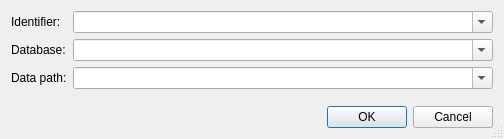
<?xml version="1.0" encoding="UTF-8"?>
<ui version="4.0">
 <class>ConnectDialog</class>
 <widget class="QDialog" name="ConnectDialog">
  <property name="windowModality">
   <enum>Qt::ApplicationModal</enum>
  </property>
  <property name="geometry">
   <rect>
    <x>0</x>
    <y>0</y>
    <width>504</width>
    <height>139</height>
   </rect>
  </property>
  <property name="windowTitle">
   <string>Connect</string>
  </property>
  <property name="windowIcon">
   <iconset resource="Resources.qrc">
    <normaloff>:/res/res/connect.svg</normaloff>:/res/res/connect.svg</iconset>
  </property>
  <property name="sizeGripEnabled">
   <bool>true</bool>
  </property>
  <property name="modal">
   <bool>true</bool>
  </property>
  <layout class="QVBoxLayout" name="verticalLayout">
   <item>
    <layout class="QFormLayout" name="formLayout">
     <item row="0" column="0">
      <widget class="QLabel" name="labelIdent">
       <property name="text">
        <string>Identifier:</string>
       </property>
      </widget>
     </item>
     <item row="0" column="1">
      <widget class="QComboBox" name="identComboBox">
       <property name="editable">
        <bool>true</bool>
       </property>
       <property name="insertPolicy">
        <enum>QComboBox::InsertAtCurrent</enum>
       </property>
      </widget>
     </item>
     <item row="2" column="0">
      <widget class="QLabel" name="labelPath">
       <property name="text">
        <string>Data path:</string>
       </property>
      </widget>
     </item>
     <item row="2" column="1">
      <widget class="QComboBox" name="pathComboBox">
       <property name="editable">
        <bool>true</bool>
       </property>
       <property name="insertPolicy">
        <enum>QComboBox::InsertAtCurrent</enum>
       </property>
      </widget>
     </item>
     <item row="1" column="0">
      <widget class="QLabel" name="labelConnstr">
       <property name="text">
        <string>Database:</string>
       </property>
      </widget>
     </item>
     <item row="1" column="1">
      <widget class="QComboBox" name="connstrComboBox">
       <property name="editable">
        <bool>true</bool>
       </property>
       <property name="insertPolicy">
        <enum>QComboBox::InsertAtCurrent</enum>
       </property>
      </widget>
     </item>
    </layout>
   </item>
   <item>
    <widget class="QDialogButtonBox" name="buttonBox">
     <property name="orientation">
      <enum>Qt::Horizontal</enum>
     </property>
     <property name="standardButtons">
      <set>QDialogButtonBox::Cancel|QDialogButtonBox::Ok</set>
     </property>
    </widget>
   </item>
  </layout>
 </widget>
 <resources>
  <include location="Resources.qrc"/>
 </resources>
 <connections>
  <connection>
   <sender>buttonBox</sender>
   <signal>accepted()</signal>
   <receiver>ConnectDialog</receiver>
   <slot>accept()</slot>
   <hints>
    <hint type="sourcelabel">
     <x>248</x>
     <y>254</y>
    </hint>
    <hint type="destinationlabel">
     <x>199</x>
     <y>41</y>
    </hint>
   </hints>
  </connection>
  <connection>
   <sender>buttonBox</sender>
   <signal>rejected()</signal>
   <receiver>ConnectDialog</receiver>
   <slot>reject()</slot>
   <hints>
    <hint type="sourcelabel">
     <x>316</x>
     <y>260</y>
    </hint>
    <hint type="destinationlabel">
     <x>286</x>
     <y>274</y>
    </hint>
   </hints>
  </connection>
 </connections>
</ui>
